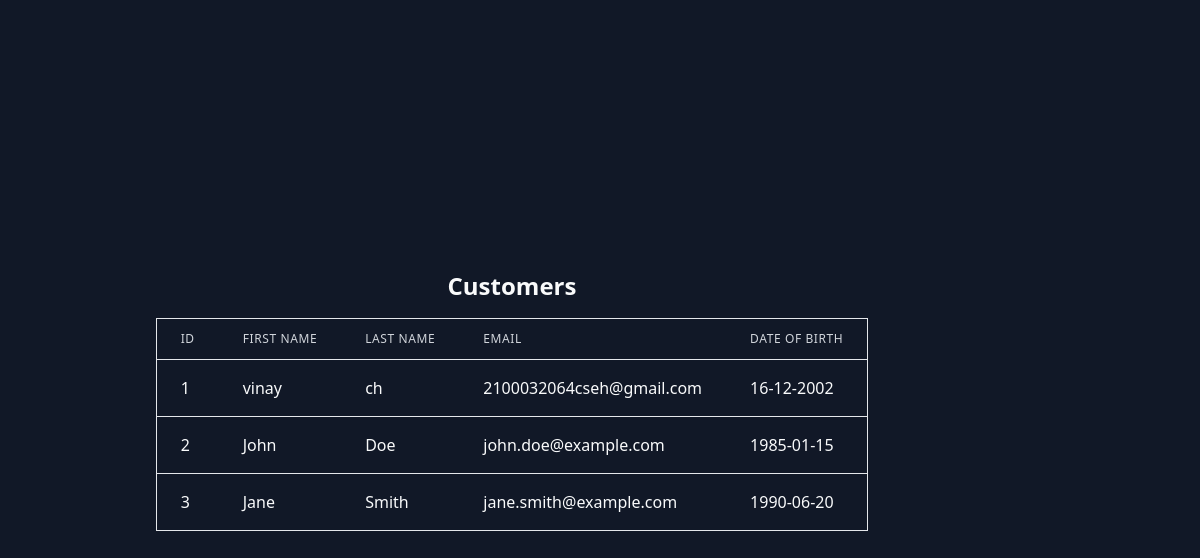
The page /list_customers on the database its author committed.
### tables this page shows
CREATE TABLE Customers (
    CustomerID INTEGER PRIMARY KEY,
    FirstName TEXT NOT NULL,
    LastName TEXT NOT NULL,
    Email TEXT NOT NULL,
    DateOfBirth DATE NOT NULL
);

### retail_shop_may_18/app.py (the view)
@app.route('/list_customers')
def list_customers():
    with app.app_context():
        conn = sqlite3.connect('database.db')
        cursor = conn.cursor()
        cursor.execute("SELECT * FROM Customers")
        customers = cursor.fetchall()
        conn.close()
        print(customers)
    return render_template('customers.html', customers=customers)

### retail_shop_may_18/templates/customers.html (shortened to what this page needs)
<!DOCTYPE html>
<html lang="en">
<head>
    <link href="https://cdn.jsdelivr.net/npm/tailwindcss@2.2.19/dist/tailwind.min.css" rel="stylesheet" />
</head>
<body class="bg-gray-900">
    <div class="container bg-gray-900 min-h-screen grid justify-items-center place-items-center">
        <div>
            <h1 class="text-2xl font-bold mb-4 text-gray-50 text-center">Customers</h1>
            <table class="min-w-96 bg-gray-900 border border-gray-200">
                <thead>
                    <tr>
                        <th
                            class="px-6 py-3 border-b text-gray-50 border-gray-200 bg-gray-900 text-left text-xs leading-4 font-medium text-gray-300 uppercase tracking-wider">
                            ID
                        </th>
                        <th
                            class="px-6 py-3 border-b text-gray-50 border-gray-200 bg-gray-900 text-left text-xs leading-4 font-medium text-gray-300 uppercase tracking-wider">
                            First Name
                        </th>
                        <th
                            class="px-6 py-3 border-b text-gray-50 border-gray-200 bg-gray-900 text-left text-xs leading-4 font-medium text-gray-300 uppercase tracking-wider">
                            Last Name
                        </th>
                        <th
                            class="px-6 py-3 border-b text-gray-50 border-gray-200 bg-gray-900 text-left text-xs leading-4 font-medium text-gray-300 uppercase tracking-wider">
                            Email
                        </th>
                        <th
                            class="px-6 py-3 border-b text-gray-50 border-gray-200 bg-gray-900 text-left text-xs leading-4 font-medium text-gray-300 uppercase tracking-wider">
                            Date  Of Birth
                        </th>
                    </tr>
                </thead>
                <tbody>
                    {% for customer in customers %}
                    <tr>
                        <td class="px-6 py-4 whitespace-no-wrap border-b text-gray-50 border-gray-200">
                            {{ customer[0] }}
                        </td>
                        <td class="px-6 py-4 whitespace-no-wrap border-b text-gray-50 border-gray-200">
                            {{ customer[1] }}
                        </td>
                        <td class="px-6 py-4 whitespace-no-wrap border-b text-gray-50 border-gray-200">
                            {{ customer[2] }}
                        </td>
                        <td class="px-6 py-4 whitespace-no-wrap border-b text-gray-50 border-gray-200">
                            {{ customer[3] }}
                        </td>
                        <td class="px-6 py-4 whitespace-no-wrap border-b text-gray-50 border-gray-200">
                            {{ customer[4] }}
                        </td>
                    </tr>
                    {% endfor %}
                </tbody>
            </table>
        </div>
    </div>
</body>
</html>

### rows shown on the page
Customers: CustomerID "1", FirstName "vinay", LastName "ch", Email "2100032064cseh@gmail.com", DateOfBirth "16-12-2002"
Customers: CustomerID "2", FirstName "John", LastName "Doe", Email "john.doe@example.com", DateOfBirth "1985-01-15"
Customers: CustomerID "3", FirstName "Jane", LastName "Smith", Email "jane.smith@example.com", DateOfBirth "1990-06-20"
